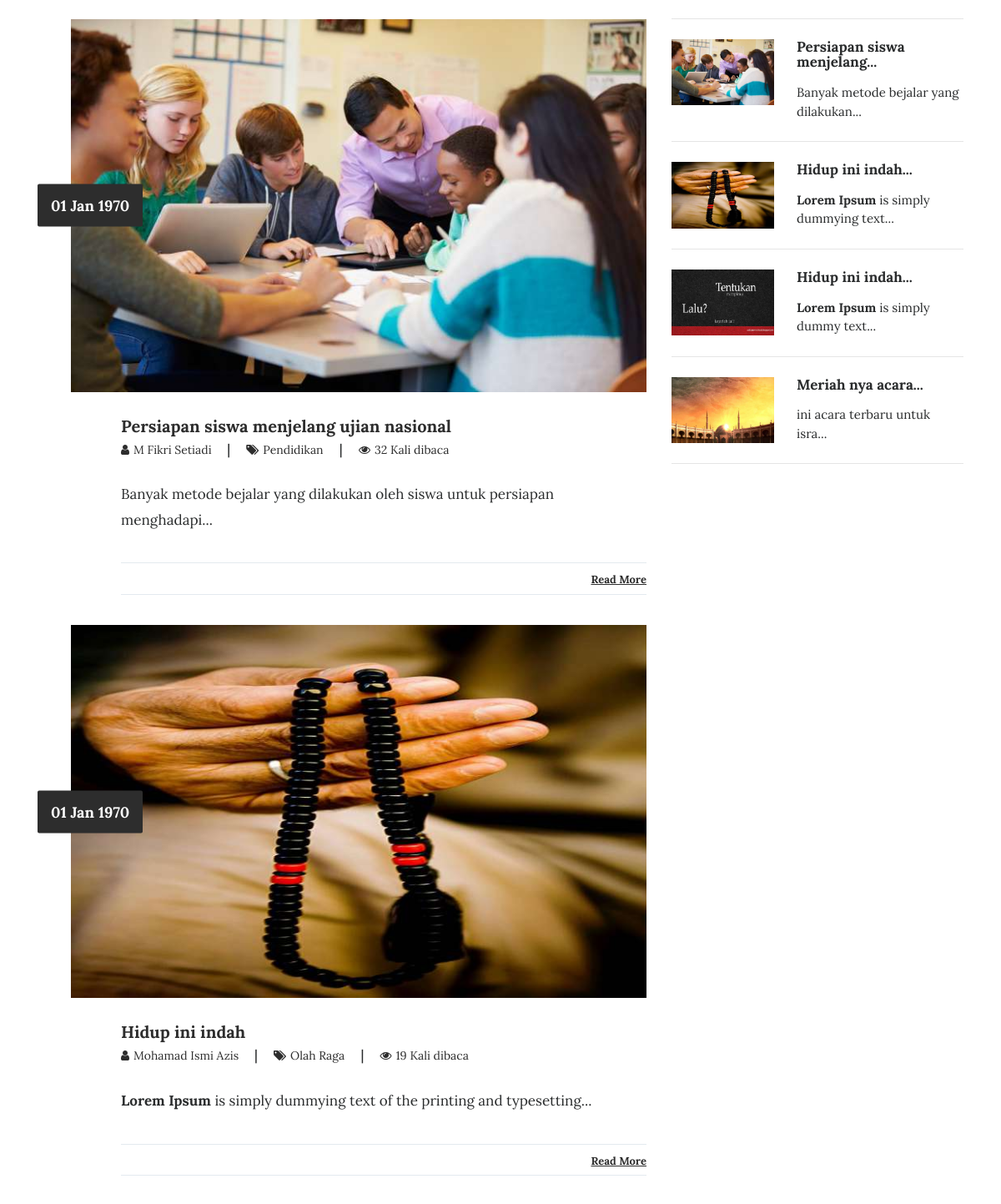
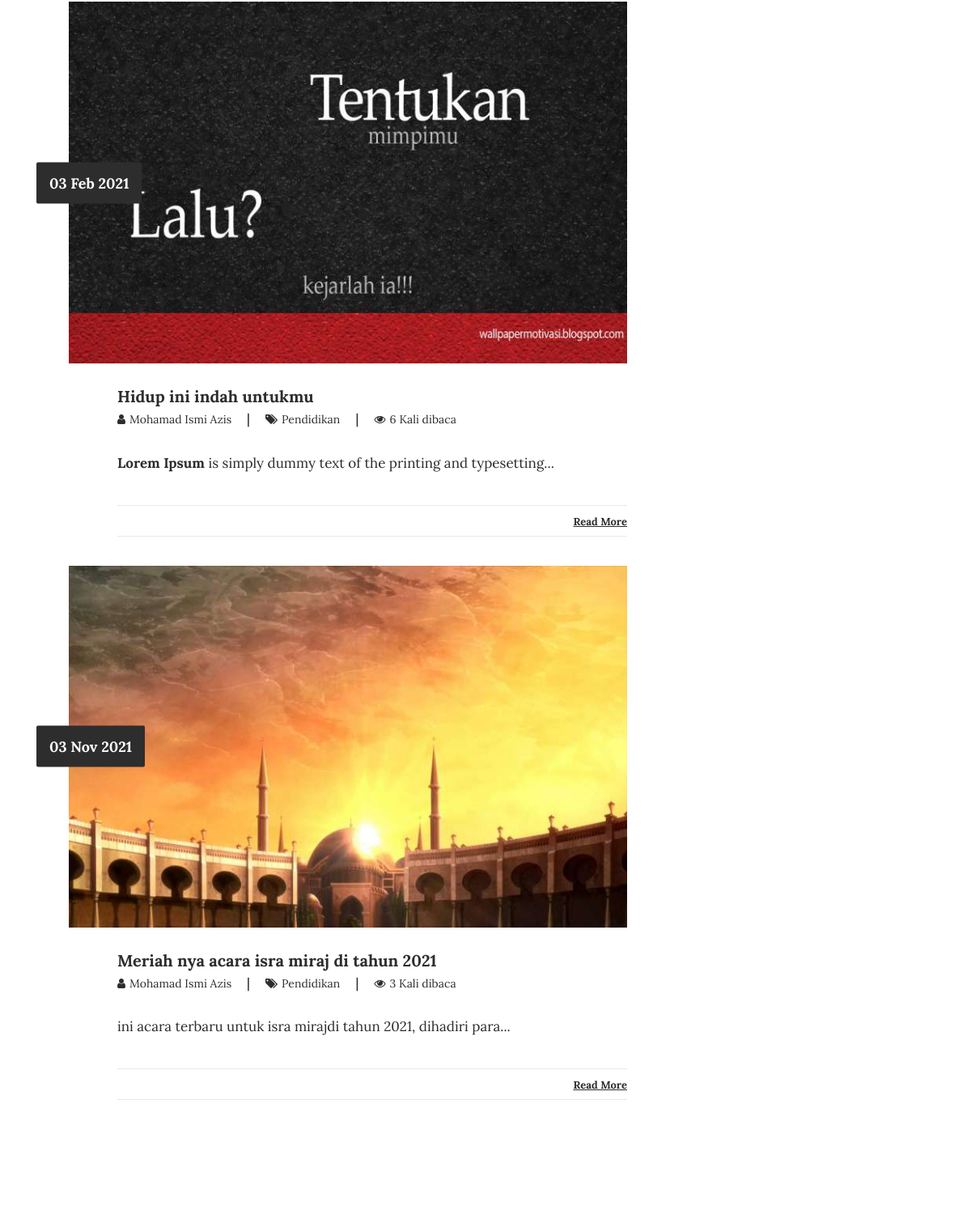
Page /index.php/blog/kategori (middle part) on the earlier database version (2 pictures, top to bottom).
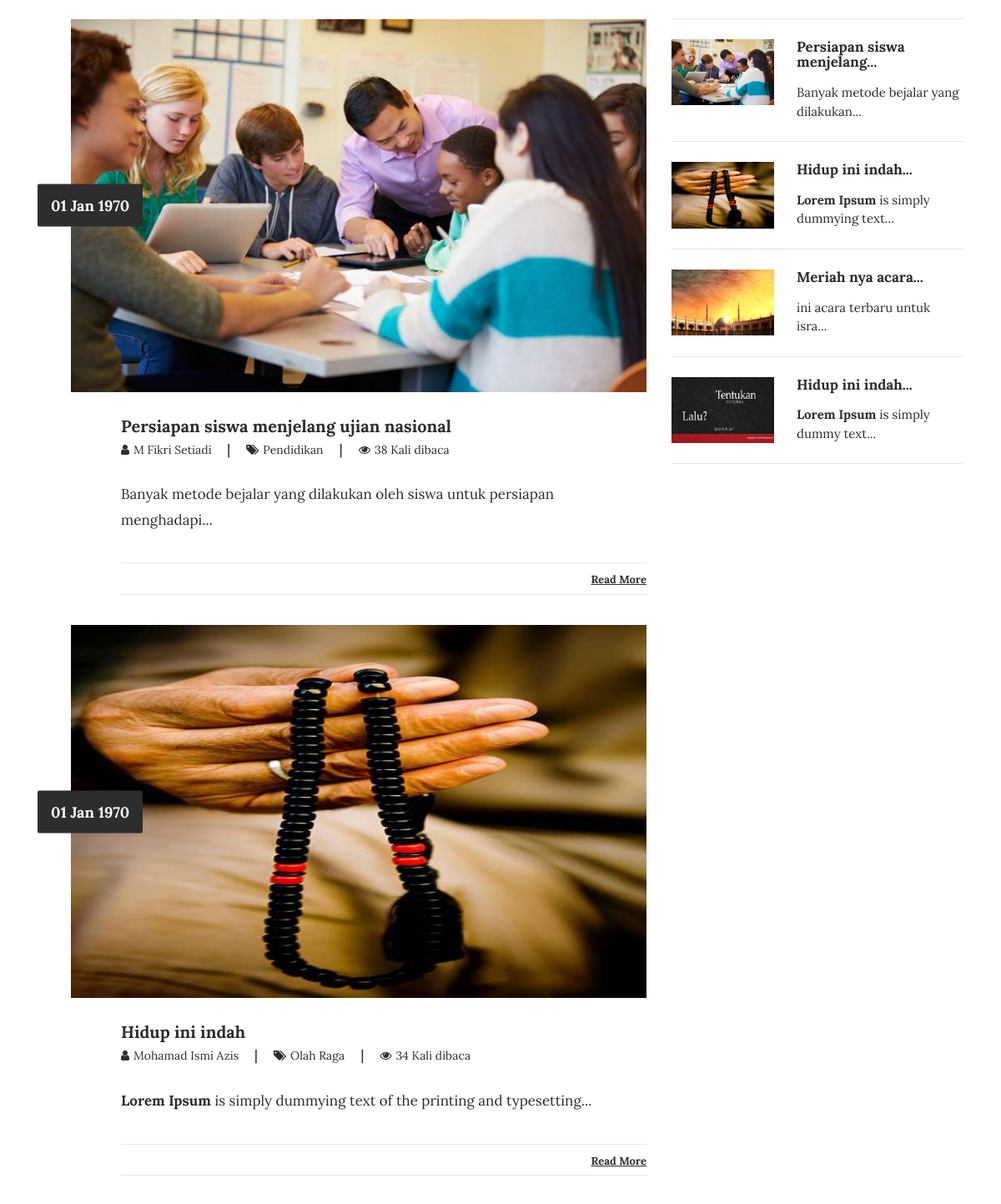
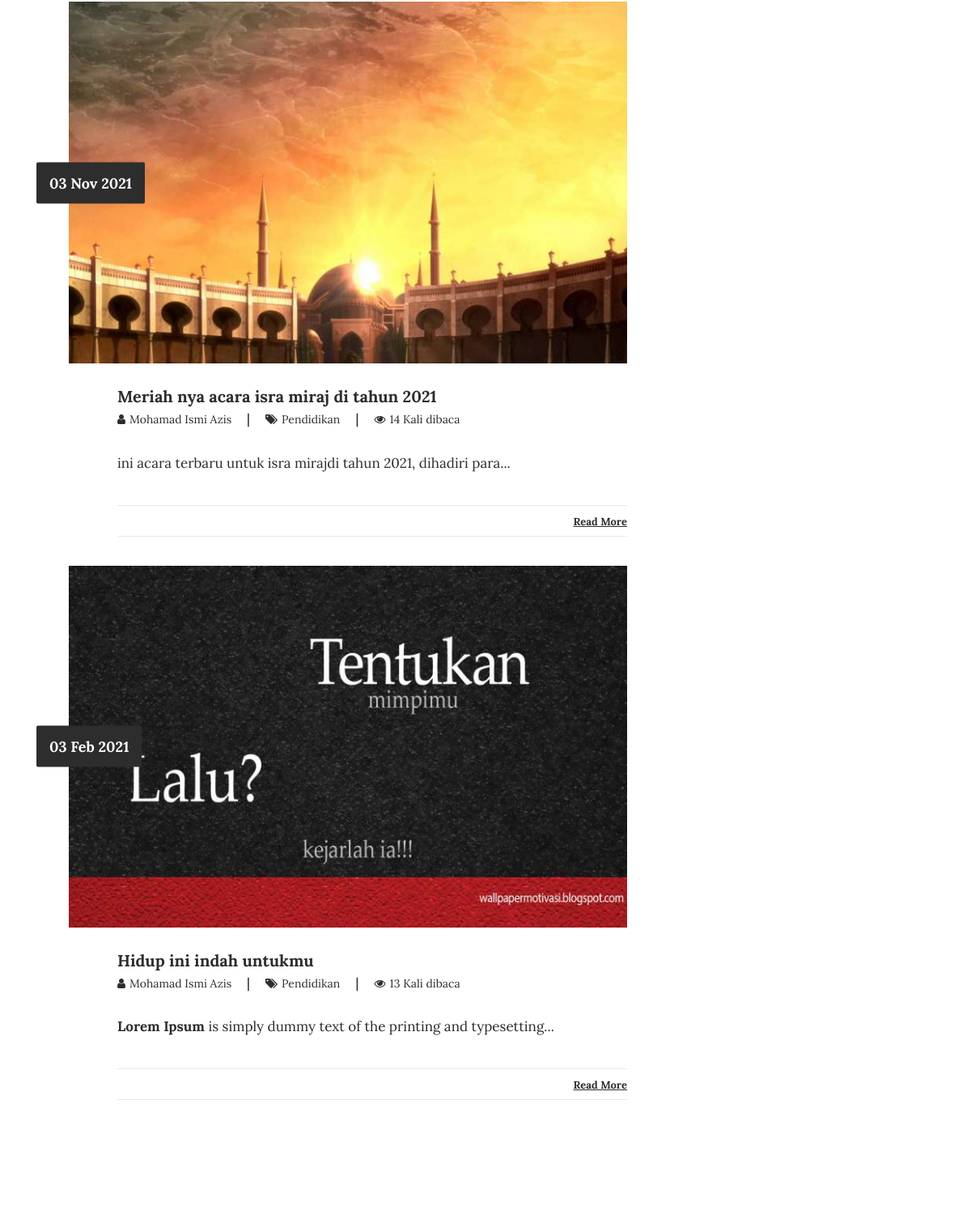
Same page on the later database version (2 pictures, top to bottom).
### tables this page shows
CREATE TABLE `tbl_tulisan` (
  `tulisan_id` int(11) NOT NULL AUTO_INCREMENT,
  `tulisan_judul` varchar(100) DEFAULT NULL,
  `tulisan_isi` text,
  `tulisan_tanggal` timestamp NULL DEFAULT CURRENT_TIMESTAMP,
  `tulisan_kategori_id` int(11) DEFAULT NULL,
  `tulisan_kategori_nama` varchar(30) DEFAULT NULL,
  `tulisan_views` int(11) DEFAULT '0',
  `tulisan_gambar` varchar(40) DEFAULT NULL,
  `tulisan_pengguna_id` int(11) DEFAULT NULL,
  `tulisan_author` varchar(40) DEFAULT NULL,
  `tulisan_img_slider` int(2) NOT NULL DEFAULT '0',
  `tulisan_slug` varchar(200) DEFAULT NULL,
  `tulisan_status` varchar(10) DEFAULT '0',
  `tulisan_tags` varchar(225) DEFAULT NULL,
  PRIMARY KEY (`tulisan_id`),
  KEY `tulisan_kategori_id` (`tulisan_kategori_id`),
  KEY `tulisan_pengguna_id` (`tulisan_pengguna_id`)
);

### application/controllers/Blog.php (called while the page is built, shortened)
<?php
class Blog extends CI_Controller{
	function __construct(){
		$this->load->model('m_tulisan');
		$this->load->model('m_pengunjung');
	}
	function kategori(){
		 $kategori=str_replace("-"," ",$this->uri->segment(3));
		 $query = $this->db->query("SELECT tbl_tulisan.*,DATE_FORMAT(tulisan_tanggal,'%d/%m/%Y') AS tanggal FROM tbl_tulisan WHERE tulisan_kategori_nama LIKE '%$kategori%' ORDER BY tulisan_views DESC LIMIT 5");
		 if($query->num_rows() > 0){
			 $x['data']=$query;
			 $x['category']=$this->db->get('tbl_kategori');
 			 $x['populer']=$this->db->query("SELECT * FROM tbl_tulisan ORDER BY tulisan_views DESC LIMIT 5");
			 $this->load->view('depan/v_blog',$x);
		 }else{
			 echo $this->session->set_flashdata('msg','<div class="alert alert-danger">Tidak Ada artikel untuk kategori <b>'.$kategori.'</b></div>');
			 redirect('artikel');
		 }
	}
}

### index.php (called while the page is built, shortened)
<?php
require_once BASEPATH.'core/CodeIgniter.php';

### application/views/depan/v_blog.php (the view, shortened to what this page needs)
<!DOCTYPE html>
<html lang="en">
<head>
    <?php
        function limit_words($string, $word_limit){
            $words = explode(" ",$string);
            return implode(" ",array_splice($words,0,$word_limit));
        }
    ?>
</head>
<body>
<section class="blog-wrap">
    <div class="container">
        <div class="row">
            <div class="col-md-8">
              <?php foreach ($data->result() as $row) : ?>
                <div class="blog-single-item">
                    <div class="blog-img_block">
                        <img src="<?php echo base_url().'assets/images/'.$row->tulisan_gambar;?>" class="img-fluid" alt="blog-img" div data-aos="fade-up"data-aos-duration="2000">
                        <div class="blog-date">
                            <span><?php echo date('d M Y',strtotime($row->tanggal));?></span>
                        </div>
                    </div>
                    <div class="blog-tiltle_block">
                        <h4><a href="<?php echo site_url('artikel/'.$row->tulisan_slug);?>"><?php echo $row->tulisan_judul;?></a></h4>
                        <h6> <a href="#"><i class="fa fa-user" aria-hidden="true"></i><span><?php echo $row->tulisan_author;?></span> </a>  |   <a href="#"><i class="fa fa-tags" aria-hidden="true"></i><span><?php echo $row->tulisan_kategori_nama;?></span></a>  |  <a href="#"><i class="fa fa-eye" aria-hidden="true"></i><span><?php echo $row->tulisan_views;?> Kali dibaca</span> </a></h6>
                        <?php echo limit_words($row->tulisan_isi,10).'...';?>
                        <div class="blog-icons">
                            <div class="blog-share_block">
                                <a href="<?php echo site_url('artikel/'.$row->tulisan_slug);?>">Read More</a>
                            </div>
                        </div>
                    </div>
                </div>
              <?php endforeach;?>
            </div>
            <div class="col-md-4">
                <div class="blog-featured_post">
                    <?php foreach ($populer->result() as $row) :?>
                      <div class="blog-featured-img_block">
                          <img width="35%" src="<?php echo base_url().'assets/images/'.$row->tulisan_gambar;?>" class="img-fluid" alt="blog-featured-img">
                          <h5><a href="<?php echo site_url('artikel/'.$row->tulisan_slug);?>"><?php echo limit_words($row->tulisan_judul,3).'...';?></a></h5>
                          <p><?php echo limit_words($row->tulisan_isi,5).'...';?></p>
                      </div>
                      <hr>
                    <?php endforeach;?>
                </div>
            </div>
        </div>
    </div>
</section>
    </body>
    </html>

Differences in the rows shown:
changed tbl_tulisan "Persiapan siswa menjelang ujian nasional": tulisan_views "32" → "38"
changed tbl_tulisan "Lorem Ipsum is simply dummying text of the printing and typesetting": tulisan_views "19" → "34"
changed tbl_tulisan "Meriah nya acara isra miraj di tahun 2021": tulisan_views "3" → "14"; moves up the list
changed tbl_tulisan "Hidup ini indah untukmu": tulisan_views "6" → "13"
